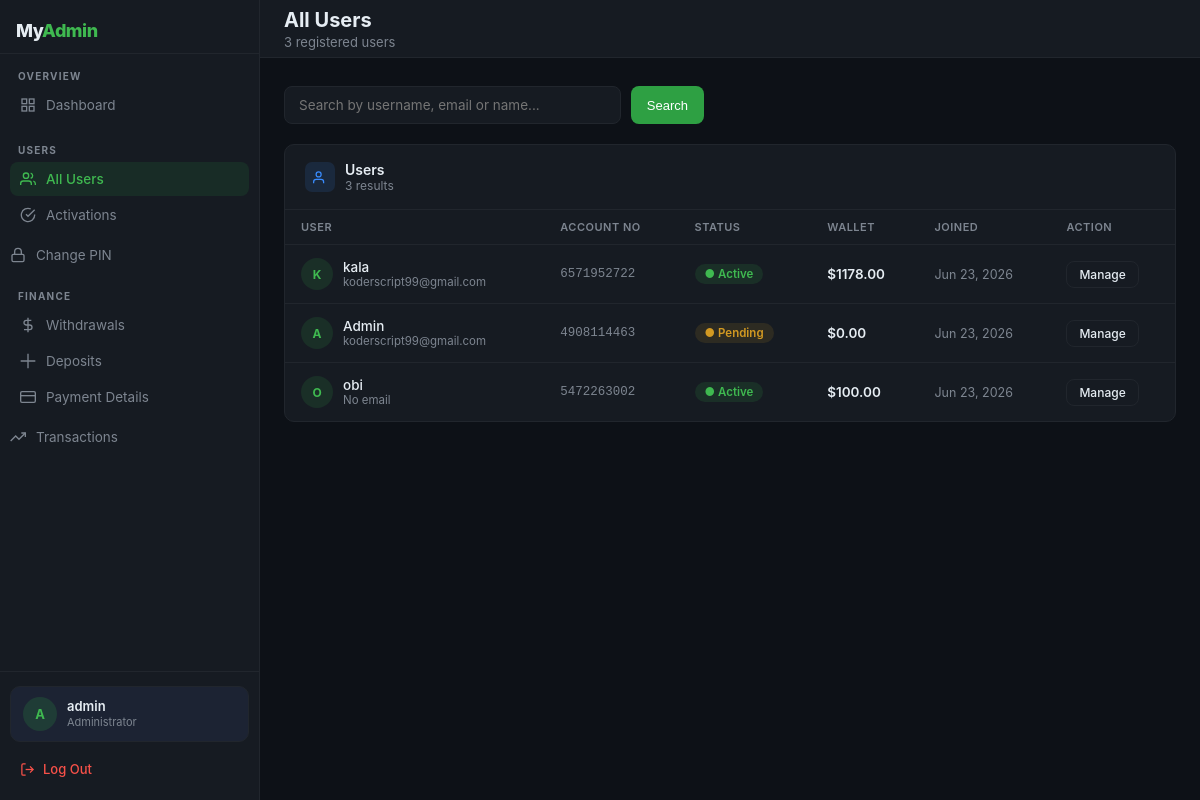
The app's page /admin-panel/users/ (signed in), older data.
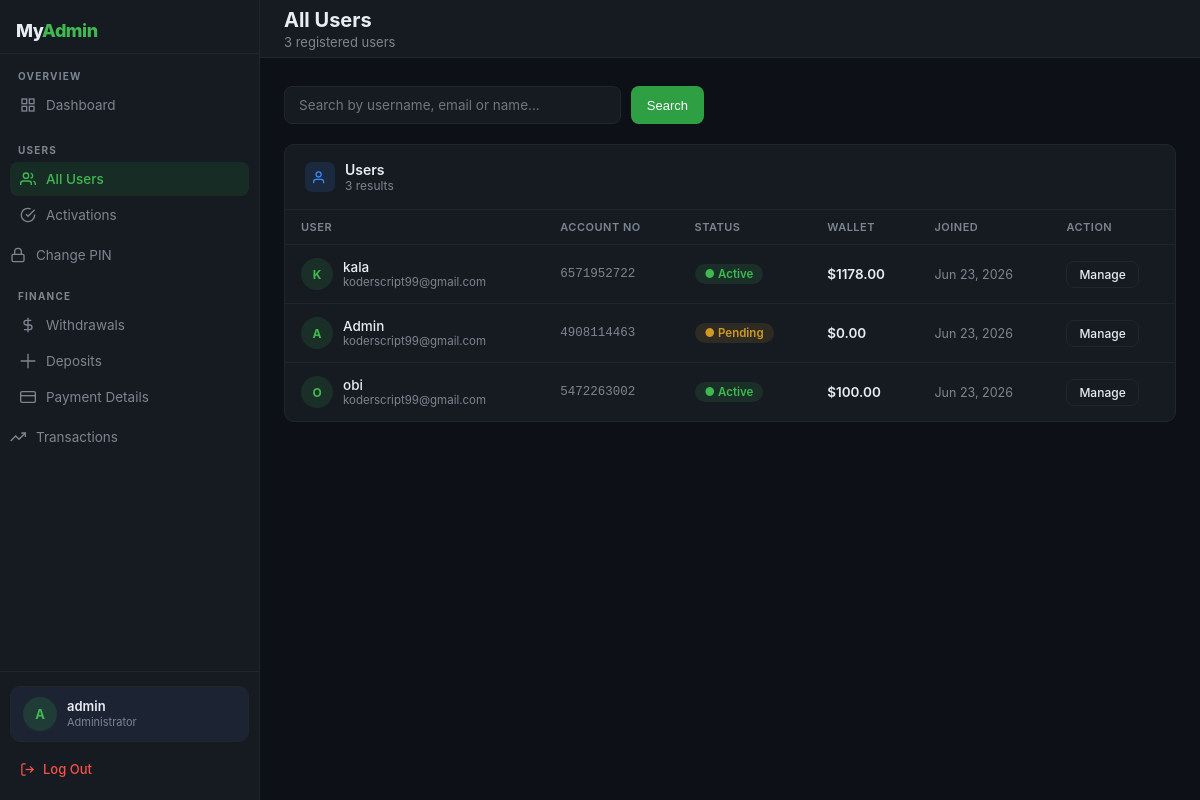
The same page, newer data.
### USDT/models.py (models this page shows, shortened)
class User(AbstractUser):
    ROLE_CHOICES = (
        ('admin', 'Admin'),
        ('user', 'User'),
    )
    phone = models.CharField(max_length=20, blank=True)
    role = models.CharField(max_length=10, choices=ROLE_CHOICES, default='user')
    account_activated = models.BooleanField(default=False)
    date_of_birth = models.DateField(null=True, blank=True)
    address = models.TextField(blank=True)
    account_number = models.CharField(max_length=20, unique=True, blank=True)
    created_at = models.DateTimeField(auto_now_add=True)
    @property
    def is_admin_user(self):
        return self.role == 'admin'

class Wallet(models.Model):
    user = models.OneToOneField(
        settings.AUTH_USER_MODEL,
        on_delete=models.CASCADE,
        related_name='wallet'
    )
    balance = models.DecimalField(max_digits=20, decimal_places=2, default=0)
    is_frozen = models.BooleanField(default=False)
    frozen_by = models.ForeignKey(
        settings.AUTH_USER_MODEL,
        on_delete=models.SET_NULL,
        null=True, blank=True,
        related_name='frozen_wallets'
    )
    frozen_at = models.DateTimeField(null=True, blank=True)

### USDT/views.py (the view, shortened to what this page needs)
# urls.py: path('admin-panel/users/', views.admin_users, name='admin-users'),
@admin_required
def admin_users(request):
    from django.db import models as db_models
    search = request.GET.get('search', '').strip()
    users = User.objects.filter(role='user').order_by('-date_joined')
    return render(request, 'admin/users.html', {
        'users': users,
        'search': search,
        'total': users.count(),
        'pending_activations_count': ActivationPayment.objects.filter(status='pending').count(),
        'pending_withdrawals_count': WithdrawalRequest.objects.filter(status='pending').count(),
    })

### USDT/context_processors.py (called while the page is built)
def admin_counts(request):
    if request.user.is_authenticated and request.user.is_admin_user:
        return {
            'pending_activations_count': ActivationPayment.objects.filter(status='pending').count(),
            'pending_withdrawals_count': WithdrawalRequest.objects.filter(status='pending').count(),
            'open_tickets_count': SupportTicket.objects.filter(status='open').count(),
        }
    return {}

### USDT/views.py (called while the page is built)
def admin_required(view_func):
    @functools.wraps(view_func)
    def wrapper(request, *args, **kwargs):
        if not request.user.is_authenticated:
            return redirect('admin-pin-login')
        if not request.user.is_admin_user:
            messages.error(request, 'Access denied.')
            return redirect('dashboard')
        return view_func(request, *args, **kwargs)
    return wrapper

### USDT/templates/admin/users.html (shortened to what this page needs)
{% extends 'admin/base.html' %}
{% block page_title %}All Users{% endblock %}
{% block page_sub %}{{ total }} registered user{{ total|pluralize }}{% endblock %}
{% block nav_users %}active{% endblock %}
{% block content %}
<form method="get" style="margin-bottom:20px">
  <div style="display:flex;gap:10px;max-width:420px">
    <input
      type="text"
      name="search"
      value="{{ search }}"
      placeholder="Search by username, email or name..."
      style="flex:1;padding:10px 14px;background:var(--surface);border:1.5px solid var(--border);border-radius:8px;font-size:13.5px;color:var(--text);outline:none;font-family:inherit;transition:border-color .2s"
      onfocus="this.style.borderColor='var(--green)'"
      onblur="this.style.borderColor='var(--border)'"
    >
    <button type="submit" class="btn btn-green">Search</button>
  </div>
</form>
<div class="card">
  <div class="card-head">
    <div class="card-head-left">
      <div class="card-head-icon" style="background:var(--blue-dim)">
        <svg width="15" height="15" fill="none" viewBox="0 0 24 24" stroke="var(--blue)" stroke-width="2"><path d="M17 21v-2a4 4 0 00-4-4H5a4 4 0 00-4 4v2"/><circle cx="9" cy="7" r="4"/></svg>
      </div>
      <div>
        <div class="card-title">Users</div>
        <div class="card-sub">{{ total }} result{{ total|pluralize }}</div>
      </div>
    </div>
  </div>
  {% if users %}
  <table>
    <thead>
      <tr>
        <th>User</th>
        <th>Account No</th>
        <th>Status</th>
        <th>Wallet</th>
        <th>Joined</th>
        <th>Action</th>
      </tr>
    </thead>
    <tbody>
    {% for u in users %}
    <tr>
      <td>
        <div style="display:flex;align-items:center;gap:10px">
          <div style="width:32px;height:32px;border-radius:50%;background:var(--green-dim);color:var(--green-bright);display:flex;align-items:center;justify-content:center;font-size:12px;font-weight:700;flex-shrink:0">
            {{ u.username|first|upper }}
          </div>
          <div>
            <div style="font-weight:500;font-size:13.5px">{{ u.username }}</div>
            <div style="font-size:11.5px;color:var(--muted)">{{ u.email|default:"No email" }}</div>
          </div>
        </div>
      </td>
      <td style="font-family:monospace;font-size:12.5px;color:var(--muted)">
        {{ u.account_number|default:"—" }}
      </td>
      <td>
        {% if u.account_activated %}
        <span class="badge badge-green">● Active</span>
        {% else %}
        <span class="badge badge-amber">● Pending</span>
        {% endif %}
      </td>
      <td style="font-weight:600">
        {% if u.wallet %}
          {% if u.wallet.is_frozen %}
          <span style="color:var(--red)">❄ Frozen</span>
          {% else %}
          ${{ u.wallet.balance }}
          {% endif %}
        {% else %}
        <span style="color:var(--muted)">—</span>
        {% endif %}
      </td>
      <td style="color:var(--muted);font-size:12.5px">{{ u.date_joined|date:"M d, Y" }}</td>
      <td>
        <a href="{% url 'admin-user-detail' u.id %}" class="btn btn-outline btn-sm">Manage</a>
      </td>
    </tr>
    {% endfor %}
    </tbody>
  </table>
  {% else %}
  <div class="empty">
    {% if search %}No users found for "{{ search }}"{% else %}No users registered yet.{% endif %}
  </div>
  {% endif %}
</div>
{% endblock %}

Row changes from the older to the newer data that the page shows:
changed User "obi": email "No email" → "koderscript99@gmail.com"
